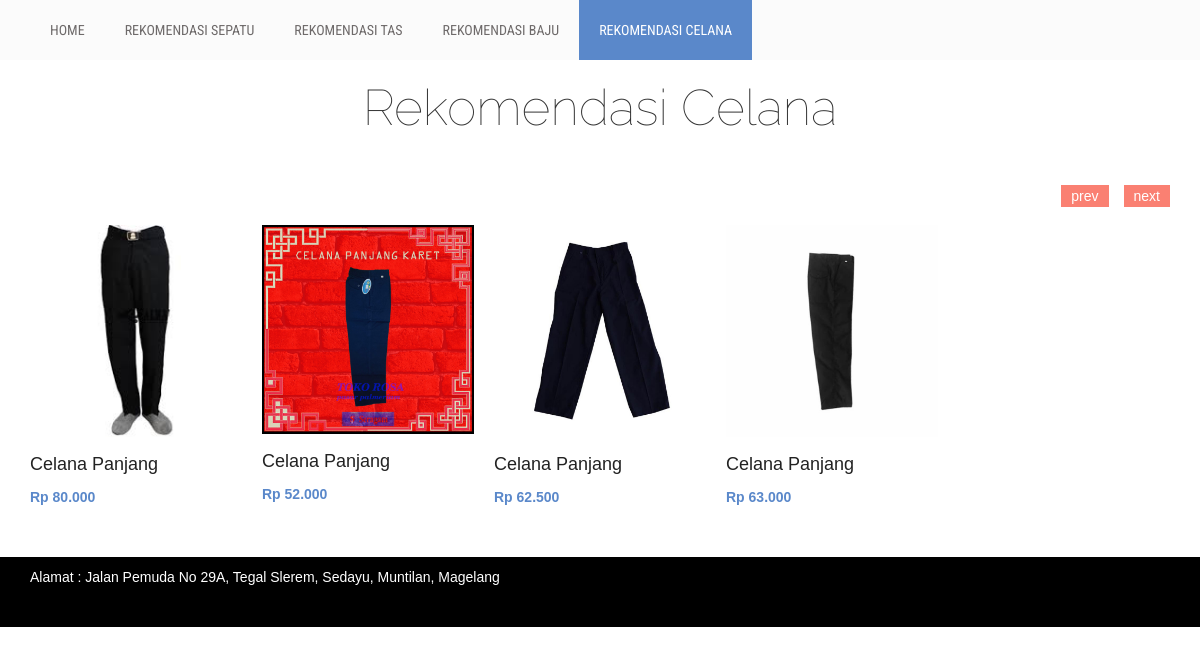
The app's page /index.php/visitor/celana with its own data.
### tables this page shows
CREATE TABLE `barang` (
  `id_barang` int(11) NOT NULL,
  `nama_barang` varchar(35) DEFAULT NULL,
  `id_kategori` int(11) NOT NULL,
  `id_brand` int(11) NOT NULL,
  `harga` int(11) NOT NULL,
  `ukuran` smallint(6) NOT NULL,
  `tahun_produksi` char(4) NOT NULL,
  `stok` smallint(6) DEFAULT NULL,
  `keterangan` text DEFAULT NULL,
  `gambar1` varchar(30) DEFAULT NULL,
  `gambar2` varchar(30) DEFAULT NULL,
  `gambar3` varchar(30) DEFAULT NULL
);

### application/controllers/Visitor.php (called while the page is built, shortened)
<?php
class Visitor extends CI_Controller{
	function __construct(){
		$this->load->model('m_visitor');
	}
	public function findCenter($nilai){
		$c = array();
	    $count = 0;
	    $center = 0;
	    $idx = 1;
	    while ($idx <= count($nilai)-1){
	        if ($count == 2){
	            $center = $center / 2;
	            array_push($c, $center);
	            $count = 0;
	            $center = 0;
	        }else{
	        	$center += $nilai[$idx] ;
	            $count += 1;
	            $idx += 1;
	        }
		}
    	return $c;
	}
	public function fuzzification($center, $dk, $input, $param, $nama){
    	$idx = 0;
    	$dic = array();
    	for ($i=0;$i<count($center);$i++) {
	        for ($j=0; $j<2; $j++) {
	        	$idx+=1;
	        }
	        $batas_kiri = (int) $dk[$idx-1];
	        $batas_kanan = (int) $dk[$idx];
	        if ($input < $batas_kiri){
	            $kiri = ($idx/2)-1;
	            $dic = array($nama => $param[$kiri].",1,".$param[$kiri].",1");
	            return $dic;
	            break;
	        }
	        if (($input >= $batas_kanan) && ($input <= (int) $dk[$idx+1])){
	            $kiri = ($idx/2);
	            $dic = array($nama => $param[$kiri].",1,".$param[$kiri].",1");
	            return $dic;
	            break;
	        }
	        if (($input > $batas_kiri) && ($input > $batas_kanan)){
	            continue;
	        }else{
	            $fuzzi_1 = ($batas_kanan - $input) / ($batas_kanan - $batas_kiri);
	            $fuzzi_2 = ($input - $batas_kiri) / ($batas_kanan - $batas_kiri);
	            $kanan = $idx/2;
	            $kiri = ($idx/2)-1;
	            if ($input > $center[$i]){
	            	$dic = array($nama => $param[$kanan].",".$fuzzi_2.",".$param[$kiri].",".$fuzzi_1);
	            }else{
	            	$dic = array($nama => $param[$kanan].",".$fuzzi_1.",".$param[$kiri].",".$fuzzi_2);
	        	}
	        	return $dic;
		        break;
	        }
	    }
    }
    public function find_paths($array) {
	    if (count($array) == 1) return $array[0];
	    $output = array();
	    foreach (array_shift($array) as $v1) {
	        foreach ($this->find_paths($array) as $v2) {
	            $output[] = array_merge($v1, is_array($v2) ? $v2 : array($v2));
	        }
	    }
	    return $output;
	}
    public function getDefuzzy($fuzzy_1, $fuzzy_2, $fuzzy_3, $fuzzy_4){
    	$data = $this->m_visitor->m_fetch_rules();
    	$array = array(array());
    	$k=0;
    	$b=0;
    	for ($i=0; $i<count($data); $i++) {
    		$temp = json_decode(json_encode($data[$i]));
    		if (($i+1)%3 != 0) {
    			$array[$b][$k] = $temp->nama_dk;
    			$k+=1;
    		}else{
    			$array[$b][$k] = $temp->nama_dk;
    			$array[$b][$k+1] = $temp->defuzzy;
    			$b+=1;
    			$k=0;
    		}
    	}
    	$getArray = array(array());
    	$getArray[0][0] = array($fuzzy_1[0] => $fuzzy_1[1]);
    	$getArray[0][1] = array($fuzzy_1[2] => $fuzzy_1[3]);
    	$getArray[1][0] = array($fuzzy_2[0] => $fuzzy_2[1]);
    	$getArray[1][1] = array($fuzzy_2[2] => $fuzzy_2[3]);
    	$getArray[2][0] = array($fuzzy_3[0] => $fuzzy_3[1]);
    	$getArray[2][1] = array($fuzzy_3[2] => $fuzzy_3[3]);
    	$getArray[3][0] = array($fuzzy_4[0] => $fuzzy_4[1]);
    	$getArray[3][1] = array($fuzzy_4[2] => $fuzzy_4[3]);
    	$array_comb = $this->find_paths($getArray);
    	$a=0;$b=0;$c=0;
    	$temp_rules = array(array());
    	for ($x=0; $x < count($array_comb); $x++) {
    		$string = "";
	    	foreach($array_comb[$x] as $key => $value) {
			   $string .= $key.",".$value.",";
			   $data_min = explode(",", $string);
			   for ($i=0; $i < count($array); $i++) {
		    		if (($data_min[0] == $array[$i][0]) && ($data_min[2] == $array[$i][1]) && ($data_min[4] == $array[$i][2])){
		    			$min = min($data_min[1],$data_min[3],$data_min[5]);
		    			$defuz = $array[$i][3];
		    			break;
		    		}
	    		}
			}
			if ($defuz == "tidak rekomendasi") {
				$temp_rules[0][$a] = $min;
				$a++;
			}else if($defuz == "rekomendasi"){
				$temp_rules[1][$b] = $min;
				$b++;
			}else if ($defuz == "sangat rekomendasi") {
				$temp_rules[2][$c] = $min;
				$c++;
			}
		}
		$max_1=0;$max_2=0;$max_3=0;
		for ($i=0; $i < count($temp_rules) ; $i++) {
			$getMax = array();
		  	for ($j=0; $j < count($temp_rules[$i]); $j++) {
		  		$getMax[$j] = $temp_rules[$i][$j];
		  	}
		  	if ($i==0) {
		  		count($getMax) == 0 ? $max_1 = 0 : $max_1 = max($getMax);
		  	}else if ($i==1) {
		  		count($getMax) == 0 ? $max_1 = 0 : $max_2 = max($getMax);
		  	}else if ($i==2) {
		  		count($getMax) == 0 ? $max_1 = 0 : $max_3 = max($getMax);
		  	}
		}
		if($max_3 != 0){
			$max = "C,".$max_3;
		}else if($max_2 != 0){
			$max = "B,".$max_2;
		}else{
			$max = "A,".$max_3;
		}
    	return $max;
    }
	public function fuzzy_method($id_kategori){
		$data = $this->m_visitor->m_fetch_derajat();
		$var_ling = array();
		$nilai_var_1 = array();
		$nilai_var_2 = array();
		$idx_row = 0;
		$idx_col = 0;
		$temp_clus = array(array());
		$temp_clus_var = array(array());
		for ($i=0; $i < count($data) ; $i++) {
			$encode = json_decode(json_encode($data[$i]));
			$var_ling[$i] = $encode->nama_dk;
			$nilai_var_1[$i] = $encode->batas_atas;
			$nilai_var_2[$i] = $encode->batas_bawah;
		}
		for ($i=0; $i < count($nilai_var_1) ; $i++) {
			if($nilai_var_2[$i] != "100"){
				$temp_clus[$idx_row][$idx_col] = $nilai_var_1[$i];
				$temp_clus[$idx_row][$idx_col+1] = $nilai_var_2[$i];
				$idx_col+=2;
			}else{
				$temp_clus[$idx_row][$idx_col] = $nilai_var_1[$i];
				$temp_clus[$idx_row][$idx_col+1] = $nilai_var_2[$i];
				$idx_col+=2;
				$idx_row+=1;
			}
		}
		$idx = 0;
		for ($i=0;$i<count($temp_clus);$i++) {
			for ($j=0; $j<(count($temp_clus[$i])/2); $j++) {
				$temp_clus_var[$i][$j] = $var_ling[$idx];
				$idx+=1;
			}
		}
		$data_clus_1 = [];
		$data_clus_2 = [];
		$data_clus_3 = [];
		$data_clus_4 = [];
		$data_clus_5 = [];
		$idx = 0;
		for ($i=0;$i<count($temp_clus);$i++) {
			for ($j=0;$j<count($temp_clus[$i]); $j++) {
				if($i == 0){
					$data_clus_1[$j] = $temp_clus[$i][$idx];
				}elseif ($i==1) {
					$data_clus_2[$j] = $temp_clus[$i][$idx];
				}elseif ($i==2) {
					$data_clus_3[$j] = $temp_clus[$i][$idx];
				}elseif ($i==3) {
					$data_clus_4[$j] = $temp_clus[$i][$idx];
				}elseif ($i==4) {
					$data_clus_5[$j] = $temp_clus[$i][$idx];
				}
				$idx+=1;
			}
		}
		$var_clus_1 = [];
		$var_clus_2 = [];
		$var_clus_3 = [];
		$var_clus_4 = [];
		$var_clus_5 = [];
		for ($i=0;$i<count($temp_clus_var);$i++) {
			for ($j=0;$j<count($temp_clus_var[$i]); $j++) {
				if($i == 0){
					$var_clus_1[$j] = $temp_clus_var[$i][$j];
				}elseif ($i==1) {
					$var_clus_2[$j] = $temp_clus_var[$i][$j];
				}elseif ($i==2) {
					$var_clus_3[$j] = $temp_clus_var[$i][$j];
				}elseif ($i==3) {
					$var_clus_4[$j] = $temp_clus_var[$i][$j];
				}elseif ($i==4) {
					$var_clus_5[$j] = $temp_clus_var[$i][$j];
				}
			}
		}
		sort($data_clus_1);
		sort($data_clus_2);
		sort($data_clus_3);
		sort($data_clus_4);
		$center_1 = $this->findCenter($data_clus_1);
		$center_2 = $this->findCenter($data_clus_2);
		$center_3 = $this->findCenter($data_clus_3);
		$center_4 = $this->findCenter($data_clus_4);
		$nilai=$this->m_visitor->m_fetch_nilai_barang($id_kategori);
		$bobot = [];
		$harga = [];
		$tahun = [];
		$ukuran = [];
		for ($i=0; $i < count($nilai) ; $i++) {
			$encode = json_decode(json_encode($nilai[$i]));
			$bobot[$i] = (int) $encode->bobot;
			$harga[$i] = (int) $encode->harga;
			$tahun[$i] = $encode->tahun_produksi;
			$ukuran[$i] = (int) $encode->ukuran;
		}
		$max = max($harga);
		for($i=0;$i<count($harga);$i++) {
			$harga[$i] = round(($max - $harga[$i]));
			if ($harga[$i] == 0) {
				$harga[$i] = 10;
			}
		}
		$min = min($harga);
		$max = max($harga);
		for($i=0;$i<count($harga);$i++) {
			$harga[$i] = round(($harga[$i] - $min)/($max-$min)*85);
			if ($harga[$i] == 0) {
				$harga[$i] = 10;
			}
		}
		$dic_tahun = array(
		    "2021" => 10,
		    "2020" => 9,
		    "2019" => 8,
		    "2018" => 7,
		    "2017" => 6,
		    "2016" => 5,
		    "2015" => 4,
		    "2014" => 3,
		    "2013" => 2,
		    "2012" => 1,
		    "2011" => 1,
		    "2010" => 1,
		    "2009" => 1,
		    "2008" => 1,
		    "2007" => 1
		);
		for ($i=0;$i<count($tahun);$i++) {
			foreach($dic_tahun as $key => $value){
				if ($tahun[$i] == $key) {
					$tahun[$i] = round((($value*85)/10));
				}
			}
		}
		for ($i=0;$i<count($bobot);$i++) {
			$bobot[$i] = round((($bobot[$i] *85)/100));
		}
		for ($i=0;$i<count($ukuran);$i++) {
			$ukuran[$i] = round((($ukuran[$i] *85)/100));
		}
		$fuzzy_harga = array();
		$fuzzy_brand = array();
		$fuzzy_tahun = array();
		$fuzzy_ukuran = array();
		for ($i=0;$i<count($harga);$i++) {
			$cek_harga = $this->fuzzification($center_1, $data_clus_1, $harga[$i], $var_clus_1, "harga");
			$fuzzy_harga[$i] = json_decode(json_encode($cek_harga));
			$fuzzy_harga[$i] = $fuzzy_harga[$i]->harga;
			$cek_brand = $this->fuzzification($center_2, $data_clus_2, $bobot[$i], $var_clus_2, "brand");
			$fuzzy_brand[$i] = json_decode(json_encode($cek_brand));
			$fuzzy_brand[$i] = $fuzzy_brand[$i]->brand;
			$cek_tahun = $this->fuzzification($center_3, $data_clus_3, $tahun[$i], $var_clus_3, "tahun");
			$fuzzy_tahun[$i] = json_decode(json_encode($cek_tahun));
			$fuzzy_tahun[$i] = $fuzzy_tahun[$i]->tahun;
			$cek_ukuran = $this->fuzzification($center_4, $data_clus_4, $ukuran[$i], $var_clus_4, "ukuran");
			$fuzzy_ukuran[$i] = json_decode(json_encode($cek_ukuran));
			$fuzzy_ukuran[$i] = $fuzzy_ukuran[$i]->ukuran;
		}
		$hasil_akhir = array();
		for ($i=0; $i < count($fuzzy_harga); $i++) {
			$temp_harga = explode(",", $fuzzy_harga[$i]);
			$temp_brand = explode(",", $fuzzy_brand[$i]);
			$temp_tahun = explode(",", $fuzzy_tahun[$i]);
			$temp_ukuran = explode(",", $fuzzy_ukuran[$i]);
			$hasil = $this->getDefuzzy($temp_harga,$temp_brand,$temp_tahun,$temp_ukuran);
			$hasil_akhir[$i] = $hasil;
		}
		$barang_fuzzy = array();
		for ($i=0; $i < count($hasil_akhir) ; $i++) {
			$encode = json_decode(json_encode($nilai[$i]));
			$temp = explode(",", $hasil_akhir[$i]);
			$barang_fuzzy[$i] = array(
				"bobot" => $encode->bobot,
				"gambar1" => $encode->gambar1,
				"harga" => $encode->harga,
				"id_barang" => $encode->id_barang,
				"keterangan" => $encode->keterangan,
				"nama_barang" => $encode->nama_barang,
				"nama_brand" => $encode->nama_brand,
				"nama_kategori" => $encode->nama_kategori,
				"stok" => $encode->stok,
				"tahun_produksi" => $encode->tahun_produksi,
				"hasil_akhir" => $temp[1],
				"linguistik" => $temp[0]
			);
		}
		usort($barang_fuzzy, function($a, $b) {
		    if($a['linguistik']==$b['linguistik']) return 0;
		    return $a['linguistik'] < $b['linguistik']?1:-1;
		});
		return $barang_fuzzy;
	}
	public function celana(){
		$id_kategori= '4';
		$getId = $this->fuzzy_method($id_kategori);
		$idFinal = array();
		for ($i=0; $i < count($getId); $i++) {
			$encode = json_decode(json_encode($getId[$i]));
			$idFinal[$i] = $encode->id_barang;
		}
		$data['produk'] = $this->m_visitor->m_barang_fuzzy($idFinal,$id_kategori);
		$this->load->view('v_celana', $data);
	}
}

### index.php (called while the page is built, shortened)
<?php
require_once BASEPATH.'core/CodeIgniter.php';

### application/models/M_visitor.php (called while the page is built, shortened)
<?php
class M_visitor extends CI_Model{
	function m_barang_fuzzy($idFinal,$id_kategori){
		$baseQuery = "SELECT id_barang, nama_barang, harga, gambar1 FROM barang WHERE id_kategori=".$id_kategori." ORDER BY ";
		$addQuery = "";
		for ($i=0; $i < count($idFinal); $i++) {
			if ($i==0) {
				$addQuery .= "FIELD(id_barang,".$idFinal[$i];
			}else if($i == (count($idFinal)-1)){
				$addQuery .= ",".$idFinal[$i].")";
			}else{
				$addQuery .= ",".$idFinal[$i];
			}
		}
		$baseQuery .= $addQuery;
		$hasil = $this->db->query($baseQuery);
		return $hasil->result();
	}
}

### application/views/v_celana.php (the view, shortened to what this page needs)
<!DOCTYPE html>
<html lang="en">
  <head>
    <link rel="stylesheet" href="<?php echo base_url().'assets/visitor/css/bootstrap.min.css'?>">
    <link rel="stylesheet" href="<?php echo base_url().'assets/visitor/css/font-awesome.min.css'?>">
    <link rel="stylesheet" href="<?php echo base_url().'assets/visitor/css/owl.carousel.css'?>">
    <link rel="stylesheet" href="<?php echo base_url().'assets/visitor/style.css'?>">
    <link rel="stylesheet" href="<?php echo base_url().'assets/visitor/css/responsive.css'?>">
  </head>
  <body>
    <?php $id_kategori = 0; $title = "Rekomendasi Celana"; ?>
    <div class="mainmenu-area">
        <div class="container">
            <div class="row">
                <div class="navbar-collapse collapse">
                    <ul class="nav navbar-nav">
                        <li ><a href="<?php echo base_url()?>">Home</a></li>
                        <li ><a href="<?php echo base_url('index.php/visitor/sepatu')?>">Rekomendasi Sepatu</a></li>
                        <li ><a href="<?php echo base_url('index.php/visitor/tas')?>">Rekomendasi Tas</a></li>
                        <li><a href="<?php echo base_url('index.php/visitor/baju')?>">Rekomendasi Baju</a></li>
                        <li class="active"><a href="<?php echo base_url('index.php/visitor/celana')?>">Rekomendasi Celana</a></li>
                    </ul>
                </div>
            </div>
        </div>
    </div>
    <div class="maincontent-area">
        <div class="container">
            <div class="row">
                <div class="col-md-12">
                    <div class="latest-product">
                        <h2 class="section-title"><?php echo $title; ?></h2>
                        <div class="product-carousel">
                            <?php
                              foreach ($produk as $row) :
                            ?>
                            <div class="single-product"">
                                <div class="product-f-image">
                                    <img src="<?php echo base_url().'assets/uploads/'.$row->gambar1;?>" alt="">
                                </div>
                                <h2><a href="single-product.html"><?php echo $row->nama_barang;?></a></h2>
                                <div class="product-carousel-price">
                                    <ins><?php echo "Rp " . number_format($row->harga, 0, ",", ".");?></ins>
                                </div>
                            </div>
                            <?php endforeach;?>
                        </div>
                    </div>
                </div>
            </div>
        </div>
    </div>
    <div class="footer-bottom-area">
        <div class="container">
            <div class="row">
                <div class="col-md-8">
                    <div class="copyright">
                        <p>Alamat : Jalan Pemuda No 29A, Tegal Slerem, Sedayu, Muntilan, Magelang</p>
                    </div>
                </div>
            </div>
        </div>
    </div>
  </body>
</html>

### assets/visitor/style.css (style rules this page uses)
img { max-width: 100%; height: auto; }
h1, h2, h3, h4, h5, h6 { margin: 0 0 15px; }
body { font-family:Arial, Helvetica, sans-serif; }
.mainmenu-area { background: none repeat scroll 0 0 #fbfbfb; font-family: "Roboto Condensed",sans-serif; text-transform: uppercase; width: 100%; z-index: 999; }
.mainmenu-area ul.navbar-nav li a { color: #6e6a6a; font-size: 14px; padding: 20px; }
.mainmenu-area ul.navbar-nav li:hover a, .mainmenu-area ul.navbar-nav li.active a { background: #5a88ca; color:#FFF; }
.section-title { font-family: "Raleway",sans-serif; font-size: 50px; font-weight: 100; margin-bottom: 50px; text-align: center; }
.product-f-image { position: relative; }
.product-carousel-price ins { color: #5a88ca; font-weight: 700; margin-right: 5px; text-decoration: none; }
.single-product h2 { font-size: 18px; line-height: 25px; margin-bottom: 10px; margin-top: 15px; }
.single-product h2 a { color: #222; }
.single-product { overflow: hidden; }
.product-carousel { padding-top: 40px; }
.maincontent-area { padding-bottom: 50px; padding-top:20px; }
.footer-bottom-area { background: #000;color: #fff }
a { color: #5a88ca }
.footer-bottom-area { background: none repeat scroll 0 0 #000; color: #fff; padding-bottom: 40px; }
.copyright > p { margin: 10px 0 0; }

### records on screen
barang: gambar1 (picture), nama_barang "Celana Panjang", harga "80.000"
barang: gambar1 (picture), nama_barang "Celana Panjang", harga "52.000"
barang: gambar1 (picture), nama_barang "Celana Panjang", harga "62.500"
barang: gambar1 (picture), nama_barang "Celana Panjang", harga "63.000"

### other values on screen
$title "Rekomendasi Celana"
